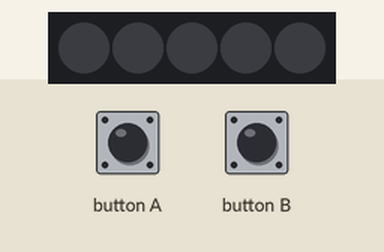
This program was run on a simulated Calliope mini (MakeCode). On the bench: 5 RGB LEDs in strip order, left to right. The inputs (shaded band) are chosen by the test bench. Dim RGB values are drawn brighter than linear.

Above: at 1.2 s.
1.3 s: button A pressed for 0.15 s
At 1.8 s:
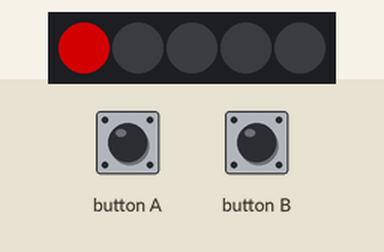
2.9 s: button B pressed for 0.15 s
At 4.2 s:
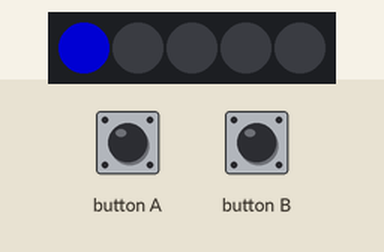
Timing chart, 0 to 5.9 s (numbered marks = the images above; inputs shaded):
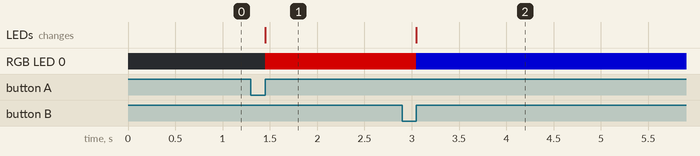

Measured:
- after the input at 1.3 s, RGB LED 0: off → RGB(127, 0, 0) after 0.15 s; the LEDs: change after 0.15 s (image 1)
- after the input at 2.9 s, RGB LED 0: RGB(127, 0, 0) → RGB(0, 0, 127) after 0.15 s; the LEDs: change after 0.15 s (image 2)

The program:

main.ts
```typescript
// strip.shift()
input.onButtonPressed(Button.A, function () {
    // strip.show_color(neopixel.colors(NeoPixelColors.RED))
    strip.setPixelColor(0, neopixel.colors(NeoPixelColors.Red))
    strip.show()
})
input.onGesture(Gesture.TiltLeft, function () {

})
input.onButtonPressed(Button.B, function () {
    // strip.show_color(neopixel.colors(NeoPixelColors.BLUE))-
    strip.setPixelColor(0, neopixel.colors(NeoPixelColors.Blue))
    strip.show()
})
let strip: neopixel.Strip = null
strip = neopixel.create(DigitalPin.P0, 5, NeoPixelMode.RGB)
basic.forever(function () {
    strip.shift(0)
    basic.pause(30)
    strip.show()
})
```

test.ts
```typescript
// Hier kann man Tests durchführen; diese Datei wird nicht kompiliert, wenn dieses Paket als Erweiterung verwendet wird.
```
